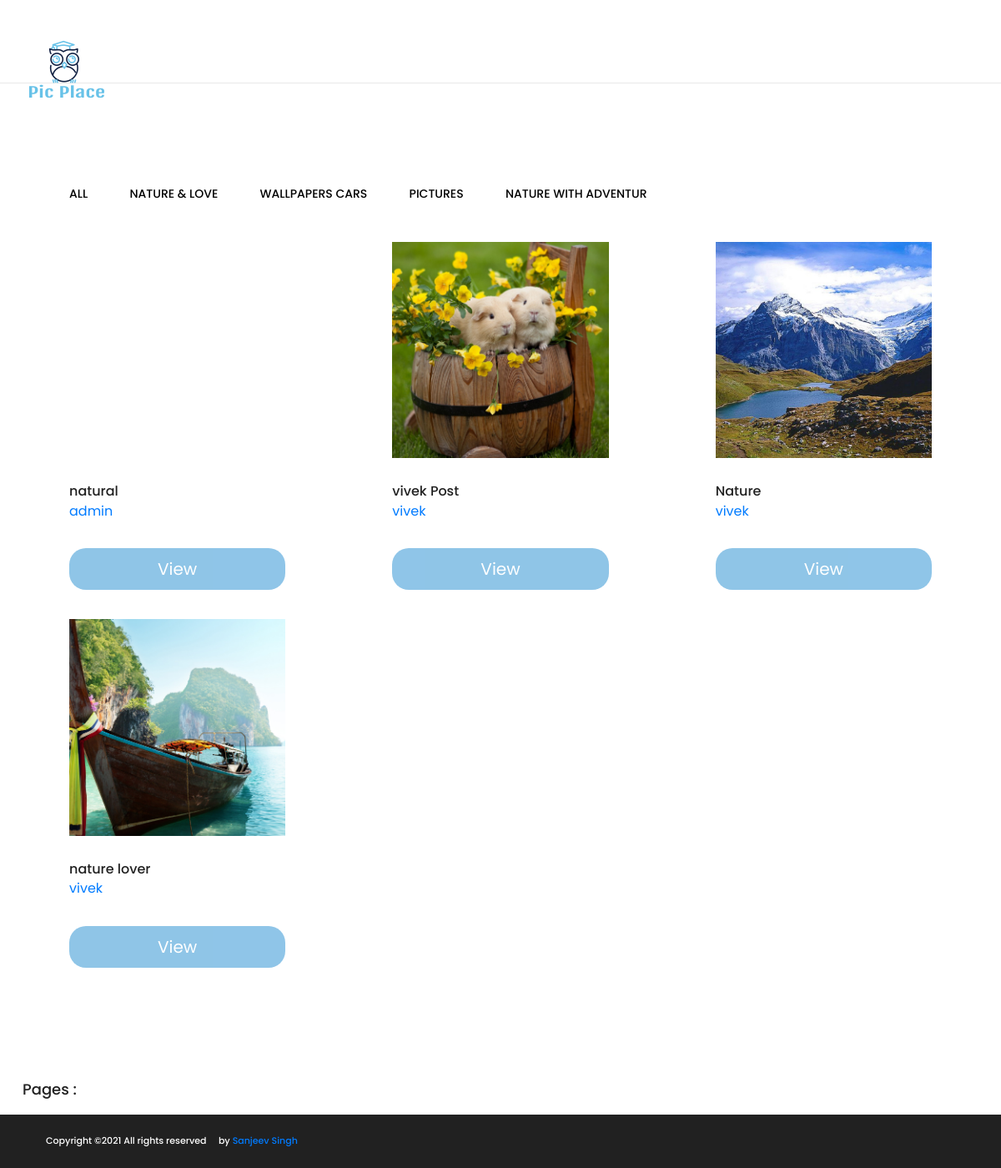
The app's page /imageapp/catagory/1 with its own data.
### imageapp/models.py (models this page shows, shortened)
class Catagory(models.Model):
	des = models.TextField()
	title = models.CharField(max_length=20)

class PostImage(models.Model):
	descriptions = models.CharField(max_length=200)
	catagory = models.ForeignKey(to=Catagory,on_delete = models.CASCADE)
	uploaded_by = models.ForeignKey(to=User,on_delete=models.CASCADE,null=True, blank=True)
	image = models.ImageField(upload_to='images//')
	cr_date = models.DateTimeField(auto_now_add=True)

### imageapp/views.py (the view)
# urls.py: path('catagory/<int:i_d>', views.catagory_view),
def catagory_view(request,i_d):
	cat = Catagory.objects.all()
	cats  = Catagory.objects.get(pk = i_d)
	imagess = PostImage.objects.filter(catagory = cats)
	t_image = len(imagess)
	total_page = []
	data = {'imagess':imagess,'cat':cat}
	return render(request,'home.html',data)

### templates/home.html (shortened to what this page needs)
<!DOCTYPE html>
{% extends 'base.html' %}
{% load static %}
{% block content %}
<div class="portfolio-2-section">
    <ul class="portfolio-filter pf-2 controls">
      <li class="control" data-filter="all"><a style="color: black;" href="/imageapp/home/">All</a></li>
      {% for c in cat  %}
      <li class="control" data-filter=".nature"><a style="color: black;" href="../catagory/{{c.pk}}">{{c.title}}</a></li>
      {% endfor %}
    </ul>
    <div class="portfolio-warp">
      <div class="row portfolio-gallery m-0">
        {% for im in imagess %}
        <div class="mix col-lg-4 col-sm-6 p-0 nature">
          <div class="portfolio-box">
            <div id="st" class="portfolio-item set-bg" data-setbg="/media/{{im.image}}"></div>
            <h6>{{im.descriptions}}</h6>
            <p><a href="/imageapp/viewprofile/{{im.uploaded_by.id}}">{{im.uploaded_by}}</a></p>
            <a href="/imageapp/viewpost/{{im.pk}}" class="btn btn-primary" >View</a>
          </div>
        </div>
        {% endfor %}
      </div>
    </div>
  </div>
  <div style="padding-bottom:20px;" class="container">
    <h5 style="text-align-last: left;">Pages :
    </h5>
  </div>
  {% endblock %}

### static/css/style.css (style rules this page uses)
html, body { height: 100%; font-family: "Poppins", sans-serif; -webkit-font-smoothing: antialiased; font-smoothing: antialiased; }
h1, h2, h3, h4, h5, h6 { margin: 0; color: #212121; font-weight: 500; }
h5 { font-size: 18px; }
h6 { font-size: 16px; }
p { font-size: 16px; color: #7d7d7d; line-height: 1.8; }
ul, ol { padding: 0; margin: 0; }
.set-bg { background-repeat: no-repeat; background-size: cover; background-position: top center; }
.portfolio-filter { list-style: none; margin-bottom: 46px; padding: 0 15px; }
.portfolio-filter li { display: inline-block; font-size: 14px; color: #212121; font-weight: 500; margin-right: 46px; text-transform: uppercase; cursor: pointer; }
.portfolio-filter li:last-child { margin-right: 0; }
.portfolio-item { min-height: 100%; display: block; }
.portfolio-2-section { padding-top: 120px; padding-bottom: 100px; }
.pf-2 { padding-left: 83px; }
.portfolio-warp { padding: 0 19px; }
.portfolio-box { margin-bottom: 35px; padding: 0 64px; }
.portfolio-box h6 { padding-top: 30px; }
.portfolio-box p { margin-bottom: 0; }
@media (min-width: 1200px) { .container { max-width: 1176px; } }

### static/css/signincss.css (style rules this page uses)
.btn { width: 100%; box-sizing: border-box; padding: 10px 0; margin-top: 30px; outline: none; border:none; background-color: #60adde; opacity: 0.7; border-radius: 20px; font-size: 20px; color: #fff; }

### records on screen
Catagory: title "NATURE & LOVE"
Catagory: title "WALLPAPERS CARS"
Catagory: title "PICTURES"
Catagory: title "NATURE WITH ADVENTUR"
PostImage: descriptions "natural", uploaded_by "admin"
PostImage: shows a picture, descriptions "vivek Post", uploaded_by "vivek"
PostImage: shows a picture, descriptions "Nature", uploaded_by "vivek"
PostImage: shows a picture, descriptions "nature lover", uploaded_by "vivek"
